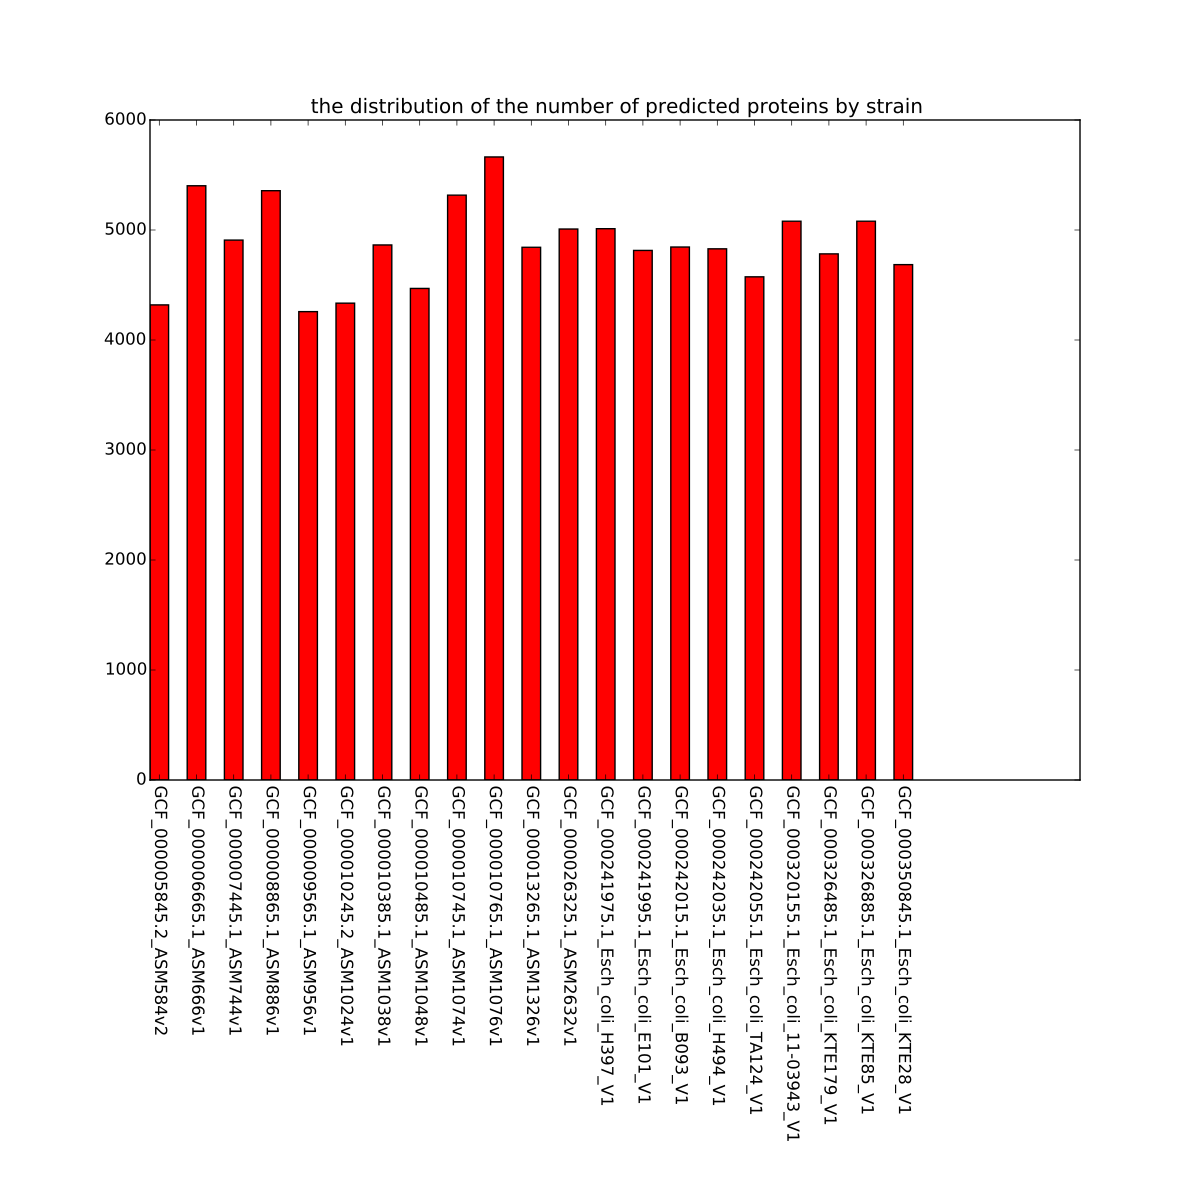

The Python source for this figure:
#!env python

import argparse
import numpy as np
import matplotlib.pyplot as plt

from Bio import SeqIO
from Bio.Seq import Seq
from Bio.SeqRecord import SeqRecord
from Bio.Alphabet import generic_protein


def interface_standard():
    parser = argparse.ArgumentParser("")
    parser.add_argument('-if', '--input-file-name', dest='ifname', help='input fasta name',required=True, nargs='+')
    parser.add_argument('-p', '--plot-file-name', dest='pname', help='plot file name',required=True)
    return parser.parse_args()


def load_fasta_file(fname):
    seqRec_list = []
    for seq_record in SeqIO.parse(fname, "fasta"):
        seqRec_list.append(seq_record)
    return seqRec_list


def plot(prot_num_list, strain_name_list, plot_name, width=0.5) :
    fig, ax = plt.subplots(figsize=(12, 12))
    plt.subplots_adjust(bottom=0.35)
    ind = np.arange(len(prot_num_list))
    ax.bar(ind, prot_num_list, width, color='r')
    ax.set_title('the distribution of the number of predicted proteins by strain')
    ax.set_xticks(ind + width/2.)
    ax.set_xticklabels(strain_name_list,rotation=270)
    fig.savefig(plot_name)

        
if __name__ == "__main__":
    
    args = interface_standard()

    prot_num_list = []
    strain_name_list = []
    
    for fname in args.ifname :
        seq_list = load_fasta_file(fname)
        prot_num_list.append(len(seq_list))
        strain_name_list.append(fname.split("/")[-1][:-14])

    plot(prot_num_list, strain_name_list,args.pname)
        
        
